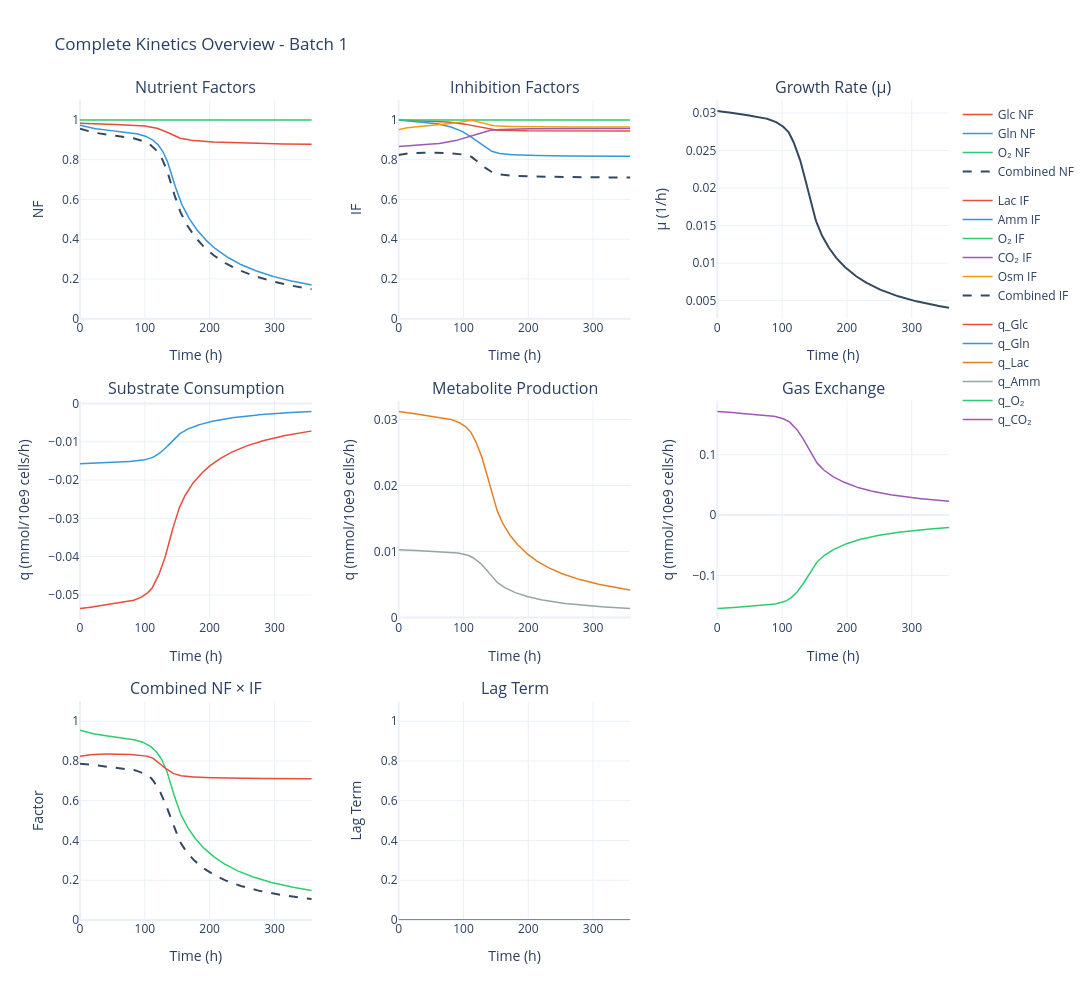

Notebook code cell kept with this figure:
### Code cell
sim.data.plot_kinetics()

### Figure 1 — Plotly figure (JSON) as saved in the notebook; plotly's stock layout.template omitted (floating-point values rounded to 4 significant figures; data arrays with more than 128 entries replaced by an {"elided": "..."} marker saying what was removed)
{"data": [{"legendgroup": "NF", "line": {"color": "#E74C3C", "width": 1.5}, "mode": "lines", "name": "Glc NF", "type": "scatter", "x": {"elided": "427 float values"}, "xaxis": "x", "y": {"elided": "427 float values"}, "yaxis": "y"}, {"legendgroup": "NF", "line": {"color": "#3498DB", "width": 1.5}, "mode": "lines", "name": "Gln NF", "type": "scatter", "x": {"elided": "427 float values"}, "xaxis": "x", "y": {"elided": "427 float values"}, "yaxis": "y"}, {"legendgroup": "NF", "line": {"color": "#2ECC71", "width": 1.5}, "mode": "lines", "name": "O₂ NF", "type": "scatter", "x": {"elided": "427 float values"}, "xaxis": "x", "y": {"elided": "427 float values"}, "yaxis": "y"}, {"legendgroup": "NF", "line": {"color": "#34495E", "dash": "dash", "width": 2}, "mode": "lines", "name": "Combined NF", "type": "scatter", "x": {"elided": "427 float values"}, "xaxis": "x", "y": {"elided": "427 float values"}, "yaxis": "y"}, {"legendgroup": "IF", "line": {"color": "#E74C3C", "width": 1.5}, "mode": "lines", "name": "Lac IF", "type": "scatter", "x": {"elided": "427 float values"}, "xaxis": "x2", "y": {"elided": "427 float values"}, "yaxis": "y2"}, {"legendgroup": "IF", "line": {"color": "#3498DB", "width": 1.5}, "mode": "lines", "name": "Amm IF", "type": "scatter", "x": {"elided": "427 float values"}, "xaxis": "x2", "y": {"elided": "427 float values"}, "yaxis": "y2"}, {"legendgroup": "IF", "line": {"color": "#2ECC71", "width": 1.5}, "mode": "lines", "name": "O₂ IF", "type": "scatter", "x": {"elided": "427 float values"}, "xaxis": "x2", "y": {"elided": "427 float values"}, "yaxis": "y2"}, {"legendgroup": "IF", "line": {"color": "#9B59B6", "width": 1.5}, "mode": "lines", "name": "CO₂ IF", "type": "scatter", "x": {"elided": "427 float values"}, "xaxis": "x2", "y": {"elided": "427 float values"}, "yaxis": "y2"}, {"legendgroup": "IF", "line": {"color": "#F39C12", "width": 1.5}, "mode": "lines", "name": "Osm IF", "type": "scatter", "x": {"elided": "427 float values"}, "xaxis": "x2", "y": {"elided": "427 float values"}, "yaxis": "y2"}, {"legendgroup": "IF", "line": {"color": "#34495E", "dash": "dash", "width": 2}, "mode": "lines", "name": "Combined IF", "type": "scatter", "x": {"elided": "427 float values"}, "xaxis": "x2", "y": {"elided": "427 float values"}, "yaxis": "y2"}, {"line": {"color": "#34495E", "width": 2}, "mode": "lines", "name": "μ", "showlegend": false, "type": "scatter", "x": {"elided": "427 float values"}, "xaxis": "x3", "y": {"elided": "427 float values"}, "yaxis": "y3"}, {"legendgroup": "rates", "line": {"color": "#E74C3C", "width": 1.5}, "mode": "lines", "name": "q_Glc", "type": "scatter", "x": {"elided": "427 float values"}, "xaxis": "x4", "y": {"elided": "427 float values"}, "yaxis": "y4"}, {"legendgroup": "rates", "line": {"color": "#3498DB", "width": 1.5}, "mode": "lines", "name": "q_Gln", "type": "scatter", "x": {"elided": "427 float values"}, "xaxis": "x4", "y": {"elided": "427 float values"}, "yaxis": "y4"}, {"legendgroup": "rates", "line": {"color": "#E67E22", "width": 1.5}, "mode": "lines", "name": "q_Lac", "type": "scatter", "x": {"elided": "427 float values"}, "xaxis": "x5", "y": {"elided": "427 float values"}, "yaxis": "y5"}, {"legendgroup": "rates", "line": {"color": "#95A5A6", "width": 1.5}, "mode": "lines", "name": "q_Amm", "type": "scatter", "x": {"elided": "427 float values"}, "xaxis": "x5", "y": {"elided": "427 float values"}, "yaxis": "y5"}, {"legendgroup": "rates", "line": {"color": "#2ECC71", "width": 1.5}, "mode": "lines", "name": "q_O₂", "type": "scatter", "x": {"elided": "427 float values"}, "xaxis": "x6", "y": {"elided": "427 float values"}, "yaxis": "y6"}, {"legendgroup": "rates", "line": {"color": "#9B59B6", "width": 1.5}, "mode": "lines", "name": "q_CO₂", "type": "scatter", "x": {"elided": "427 float values"}, "xaxis": "x6", "y": {"elided": "427 float values"}, "yaxis": "y6"}, {"line": {"color": "#2ECC71", "width": 1.5}, "mode": "lines", "name": "NF", "showlegend": false, "type": "scatter", "x": {"elided": "427 float values"}, "xaxis": "x7", "y": {"elided": "427 float values"}, "yaxis": "y7"}, {"line": {"color": "#E74C3C", "width": 1.5}, "mode": "lines", "name": "IF", "showlegend": false, "type": "scatter", "x": {"elided": "427 float values"}, "xaxis": "x7", "y": {"elided": "427 float values"}, "yaxis": "y7"}, {"line": {"color": "#34495E", "dash": "dash", "width": 2}, "mode": "lines", "name": "NF × IF", "showlegend": false, "type": "scatter", "x": {"elided": "427 float values"}, "xaxis": "x7", "y": {"elided": "427 float values"}, "yaxis": "y7"}, {"line": {"color": "#7F8C8D", "width": 2}, "mode": "lines", "name": "Lag", "showlegend": false, "type": "scatter", "x": {"elided": "427 float values"}, "xaxis": "x8", "y": {"elided": "427 float values"}, "yaxis": "y8"}], "layout": {"annotations": [{"font": {"size": 16}, "showarrow": false, "text": "Nutrient Factors", "x": 0.1333, "xanchor": "center", "xref": "paper", "y": 1, "yanchor": "bottom", "yref": "paper"}, {"font": {"size": 16}, "showarrow": false, "text": "Inhibition Factors", "x": 0.5, "xanchor": "center", "xref": "paper", "y": 1, "yanchor": "bottom", "yref": "paper"}, {"font": {"size": 16}, "showarrow": false, "text": "Growth Rate (μ)", "x": 0.8667, "xanchor": "center", "xref": "paper", "y": 1, "yanchor": "bottom", "yref": "paper"}, {"font": {"size": 16}, "showarrow": false, "text": "Substrate Consumption", "x": 0.1333, "xanchor": "center", "xref": "paper", "y": 0.6333, "yanchor": "bottom", "yref": "paper"}, {"font": {"size": 16}, "showarrow": false, "text": "Metabolite Production", "x": 0.5, "xanchor": "center", "xref": "paper", "y": 0.6333, "yanchor": "bottom", "yref": "paper"}, {"font": {"size": 16}, "showarrow": false, "text": "Gas Exchange", "x": 0.8667, "xanchor": "center", "xref": "paper", "y": 0.6333, "yanchor": "bottom", "yref": "paper"}, {"font": {"size": 16}, "showarrow": false, "text": "Combined NF × IF", "x": 0.1333, "xanchor": "center", "xref": "paper", "y": 0.2667, "yanchor": "bottom", "yref": "paper"}, {"font": {"size": 16}, "showarrow": false, "text": "Lag Term", "x": 0.5, "xanchor": "center", "xref": "paper", "y": 0.2667, "yanchor": "bottom", "yref": "paper"}], "height": 1000, "hovermode": "x unified", "legend": {"orientation": "v", "x": 1.01, "xanchor": "left", "y": 1, "yanchor": "top"}, "showlegend": true, "title": {"text": "Complete Kinetics Overview - Batch 1"}, "width": 1400, "xaxis": {"anchor": "y", "domain": [0, 0.2667], "title": {"text": "Time (h)"}}, "xaxis2": {"anchor": "y2", "domain": [0.3667, 0.6333], "title": {"text": "Time (h)"}}, "xaxis3": {"anchor": "y3", "domain": [0.7333, 1], "title": {"text": "Time (h)"}}, "xaxis4": {"anchor": "y4", "domain": [0, 0.2667], "title": {"text": "Time (h)"}}, "xaxis5": {"anchor": "y5", "domain": [0.3667, 0.6333], "title": {"text": "Time (h)"}}, "xaxis6": {"anchor": "y6", "domain": [0.7333, 1], "title": {"text": "Time (h)"}}, "xaxis7": {"anchor": "y7", "domain": [0, 0.2667], "title": {"text": "Time (h)"}}, "xaxis8": {"anchor": "y8", "domain": [0.3667, 0.6333], "title": {"text": "Time (h)"}}, "xaxis9": {"anchor": "y9", "domain": [0.7333, 1], "title": {"text": "Time (h)"}}, "yaxis": {"anchor": "x", "domain": [0.7333, 1], "range": [0, 1.1], "title": {"text": "NF"}}, "yaxis2": {"anchor": "x2", "domain": [0.7333, 1], "range": [0, 1.1], "title": {"text": "IF"}}, "yaxis3": {"anchor": "x3", "domain": [0.7333, 1], "title": {"text": "μ (1/h)"}}, "yaxis4": {"anchor": "x4", "domain": [0.3667, 0.6333], "title": {"text": "q (mmol/10e9 cells/h)"}}, "yaxis5": {"anchor": "x5", "domain": [0.3667, 0.6333], "title": {"text": "q (mmol/10e9 cells/h)"}}, "yaxis6": {"anchor": "x6", "domain": [0.3667, 0.6333], "title": {"text": "q (mmol/10e9 cells/h)"}}, "yaxis7": {"anchor": "x7", "domain": [0, 0.2667], "range": [0, 1.1], "title": {"text": "Factor"}}, "yaxis8": {"anchor": "x8", "domain": [0, 0.2667], "range": [0, 1.1], "title": {"text": "Lag Term"}}, "yaxis9": {"anchor": "x9", "domain": [0, 0.2667]}}}
